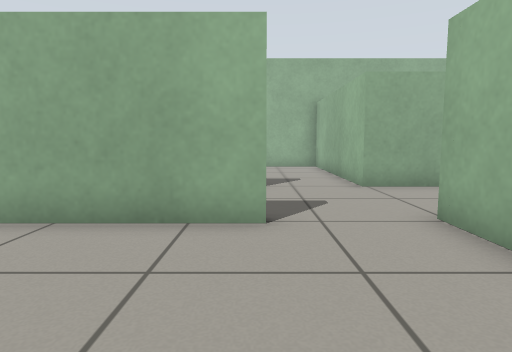
view 1 (above)

24 first-person views from a walk through a world built for the Gazebo simulator. The camera is 0.61 m above the floor, tilts 6° down and sees 75° across. The floor is counted in squares, 0.5 m on a side. Each view is taken from the middle of a square. On the plan, view 1 faces up. The plan holds only what a view shows up to about 14 squares ahead; the rest is blank. The place goes on beyond the plan.

view 2
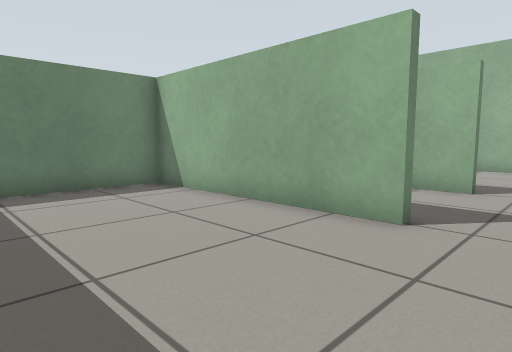

view 3
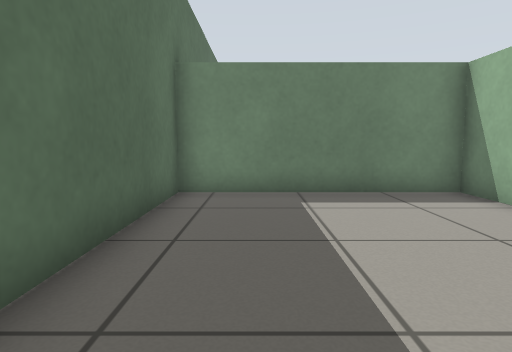

view 4
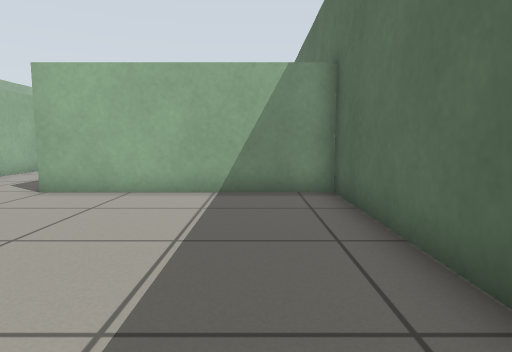

view 5
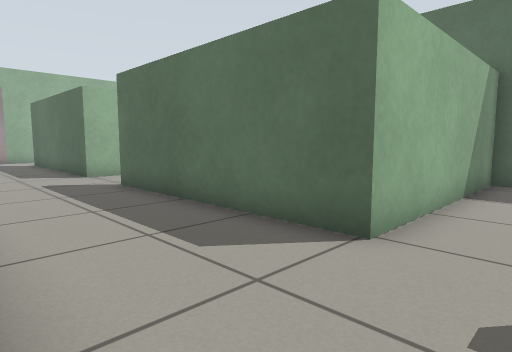

view 6
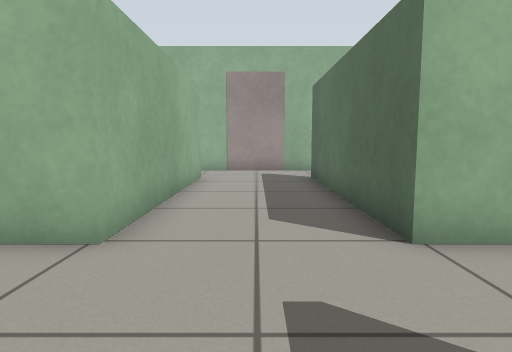

view 7
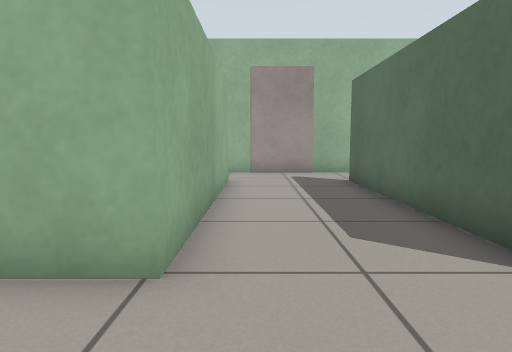

view 8
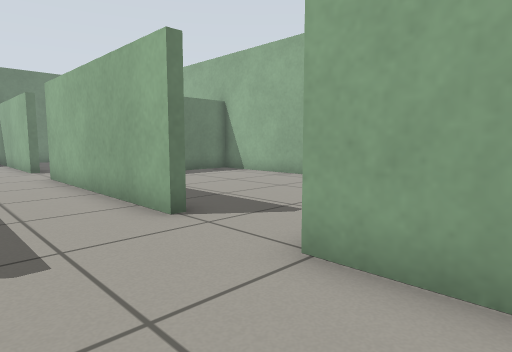

view 9
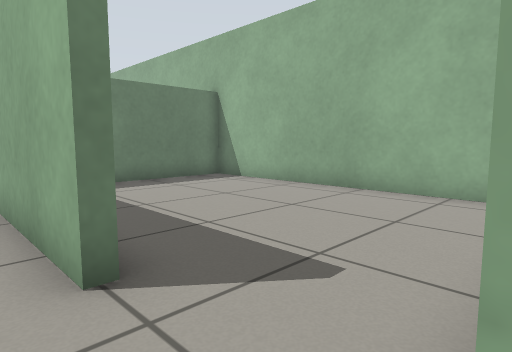

view 10
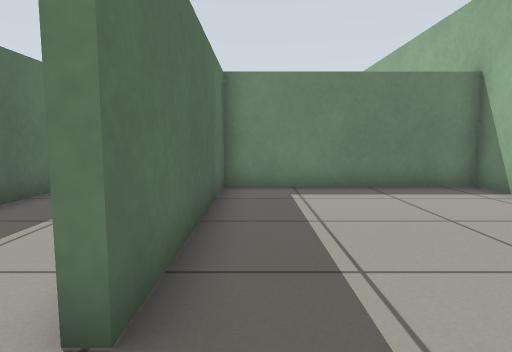

view 11
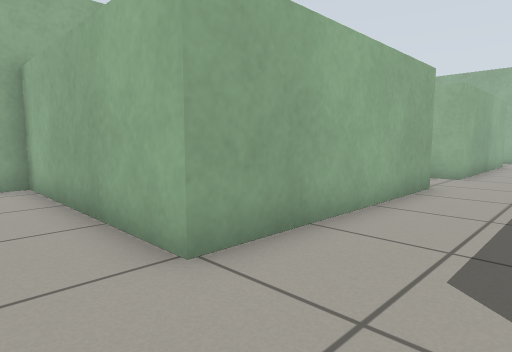

view 12
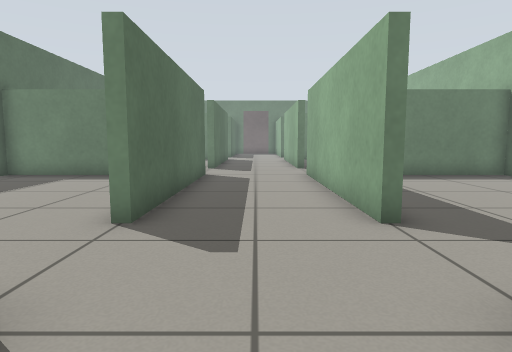

view 13
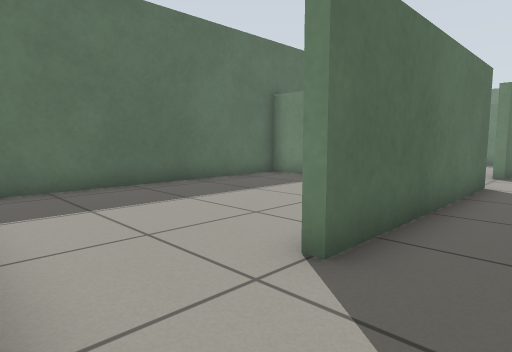

view 14
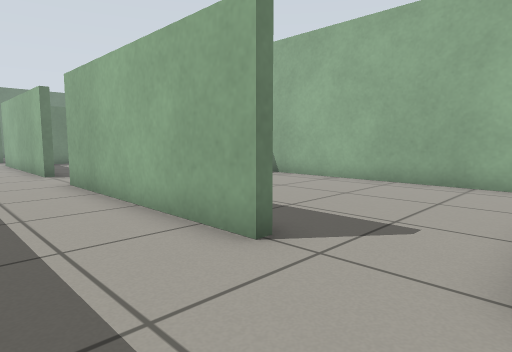

view 15
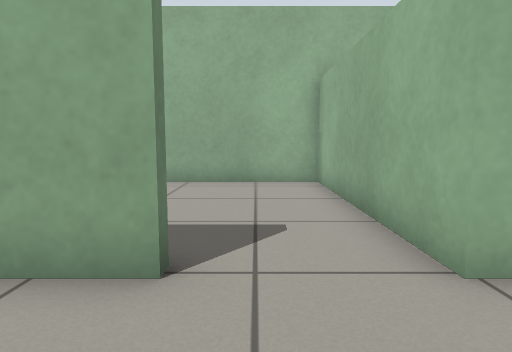

view 16
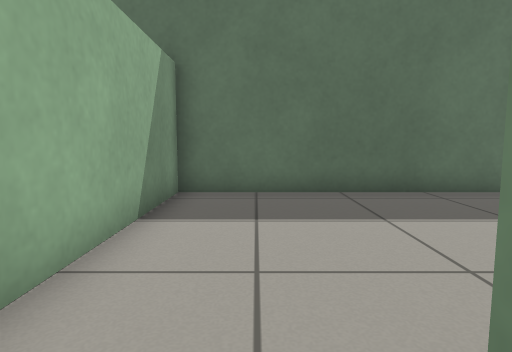

view 17
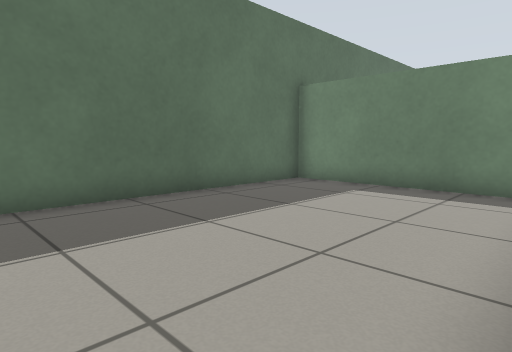

view 18
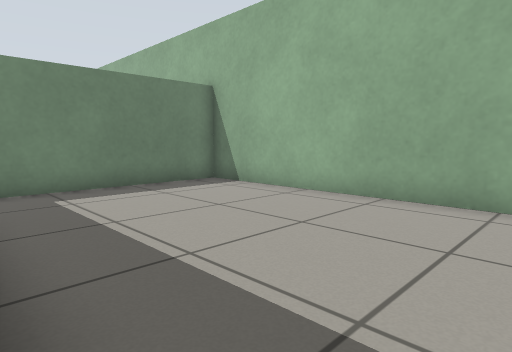

view 19
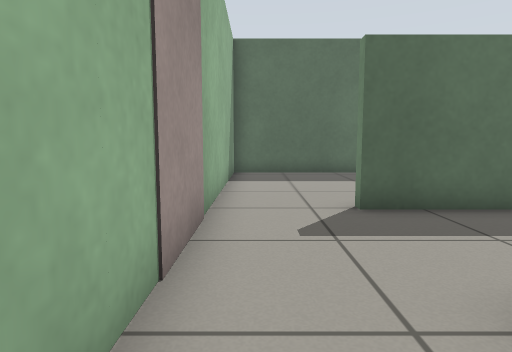

view 20
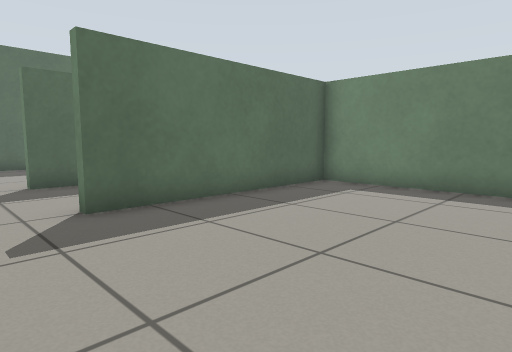

view 21
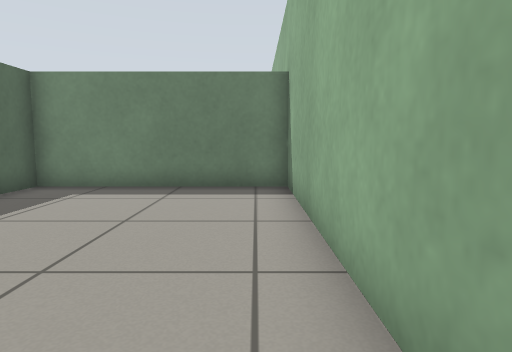

view 22
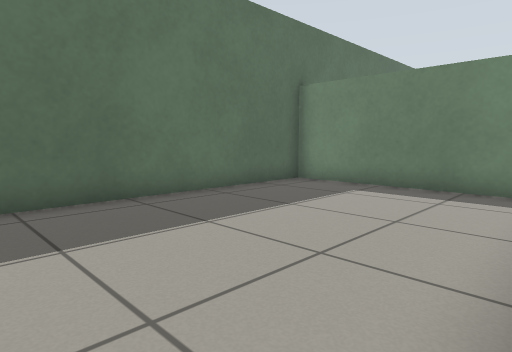

view 23
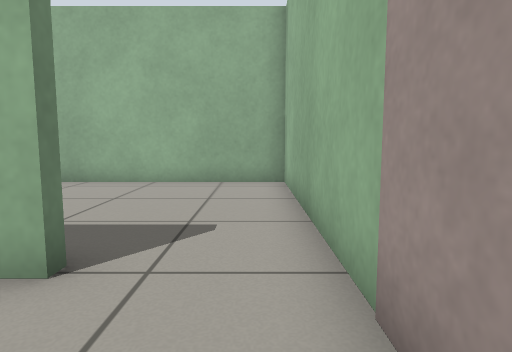

view 24
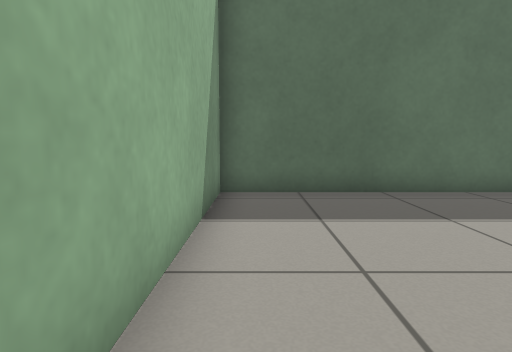

### Floor plan
Points are (right, up) in squares from view 1. A wall is a line through its corners. A room is listed if a view was taken in it or the views show most of it. See-through windows are left out.
Room 1 (views 1, 2, 3, 4)
walls: (0.2, 4.9) (-6.8, 4.9) (-6.8, -1.8) (2.9, -1.8) (2.9, 5.1)
ways out: opening at (1.5, 5) to room 2
Room 2 (views 5, 6, 7, 8, 9, 11, 12, 13, 14, 15, 16, 17, 18, 22, 23, 24)
walls: (10.2, 9.2) (10.2, 8.9) (2.9, 8.9); (12.8, 5.1) (20.2, 5.1) (20.2, 4.8); (2.9, 5.1) (10.2, 5.1) (10.2, 4.7); (0.2, 9.2) (0.2, 8.9) (-7.2, 8.9); (-1.1, 5.1) (0.2, 5.1) (0.2, 4.9); (20.2, 9.2) (20.2, 8.9) (12.8, 8.9); (-5.9, 5.1) (-4.1, 5.1); (22.8, 4.4) (22.8, 9.4)
ways out: opening at (1.5, 5) to room 1; opening at (1.5, 9) to room 3; opening at (21.5, 9) to room 4; opening at (21.5, 5) to room 5; opening at (11.5, 9) to room 6; opening at (11.5, 5) to room 7
Room 3 (view 10)
walls: (2.9, 8.9) (2.9, 15.9) (-6.8, 15.9) (-6.8, 9.2) (0.2, 9.2)
ways out: opening at (1.5, 9) to room 2
Room 4 (views 19, 20, 21)
walls: (22.8, 9.4) (22.8, 15.9) (13.1, 15.9) (13.1, 9.2) (20.2, 9.2)
ways out: opening at (21.5, 9) to room 2
Room 5 (no view inside)
walls: (13.1, 3.9) (13.1, -1.8) (22.8, -1.8) (22.8, 4.4)
ways out: opening at (21.5, 5) to room 2
Room 6 (no view inside)
walls: (12.8, 8.9) (12.8, 15.9) (3.2, 15.9) (3.2, 10.1)
ways out: opening at (11.5, 9) to room 2
Room 7 (no view inside)
walls: (3.2, 3.9) (3.2, -1.8) (12.8, -1.8) (12.8, 5.1)
ways out: opening at (11.5, 5) to room 2

Where each view was taken, in squares from view 1:
view 1: 0 up, 0 right, facing up
view 2: 0 up, 2 right, facing up-left
view 3: 0 up, 1 right, facing left
view 4: 0 up, 5 left, facing right
view 5: 9 up, 1 right, facing down-right
view 6: 7 up, 9 right, facing right
view 7: 8 up, 10 right, facing right
view 8: 6 up, 5 right, facing up-left
view 9: 8 up, 3 right, facing up-left
view 10: 10 up, 2 right, facing left
view 11: 6 up, 1 right, facing up-right
view 12: 7 up, 15 right, facing left
view 13: 7 up, 13 right, facing down-left
view 14: 6 up, 13 right, facing up-left
view 15: 6 up, 11 right, facing up
view 16: 6 up, 11 right, facing down
view 17: 5 up, 12 right, facing down-left
view 18: 9 up, 12 right, facing up-left
view 19: 11 up, 22 right, facing down
view 20: 15 up, 22 right, facing down-left
view 21: 15 up, 22 right, facing left
view 22: 5 up, 22 right, facing down-left
view 23: 6 up, 22 right, facing up
view 24: 6 up, 22 right, facing down
